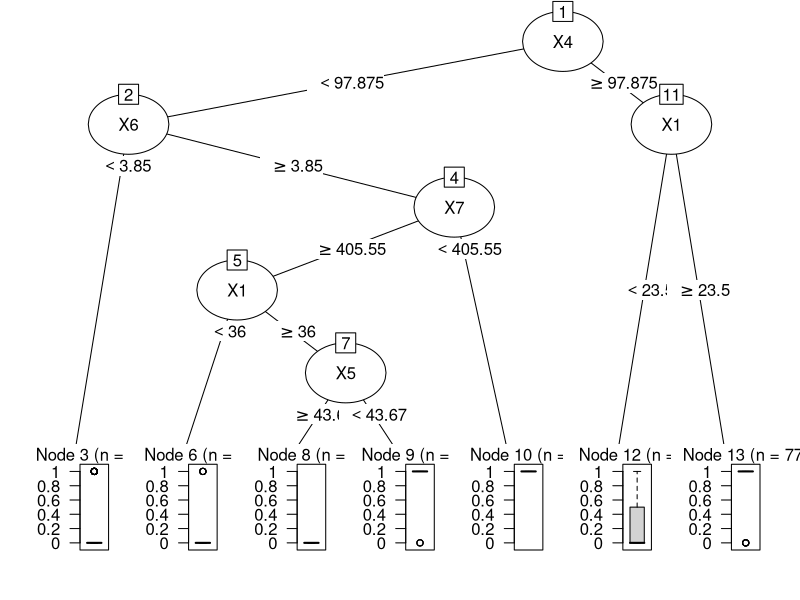
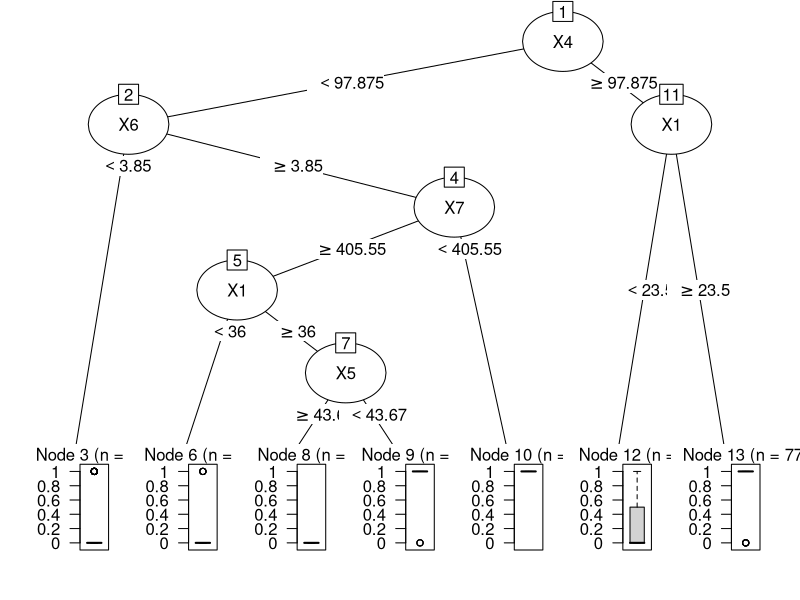

Reproduce these figures in R, in order.
library(partykit)
library(rpart)
library(sqldf)

setwd("C:\\Users\\Kul\\Downloads\\18 oct\\Classes\\Data Analytics")

data <- read.csv("Project Data.csv", header=TRUE, sep=",")
str(data)
#attach(data)

data_new <-  sqldf('select Response,X1,X2,X3,X4,X5,X6,X7 from data')
str(data_new)
trainIdx <- sample(1:nrow(data_new), 0.8*nrow(data_new))
train <- data_new[trainIdx,]
test <- data[-trainIdx,]

d_model_1 <- rpart(train$Response ~ . , data = train, method = 'class',  control=rpart.control(minsplit=5, minbucket=5, maxdepth=8))
plot(as.party(d_model_1))
print(d_model_1)


opt <- which.min(d_model_1$cptable [, "xerror"])
cp <- d_model_1$cptable [opt,"CP"]
DT_Model_1_pruned <- prune(d_model_1, cp=cp)
plot(as.party(DT_Model_1_pruned))



t_predict = predict(DT_Model_1_pruned, test, type = 'class')
#print(t_predict)
#t_predict <- ifelse(t_predict==1,0,1)
t_given = data_new['Response']
confMat <- table(test$Response,t_predict)
#print(confMat)
accuracy <- sum(diag(confMat))/sum(confMat)
print(accuracy)
